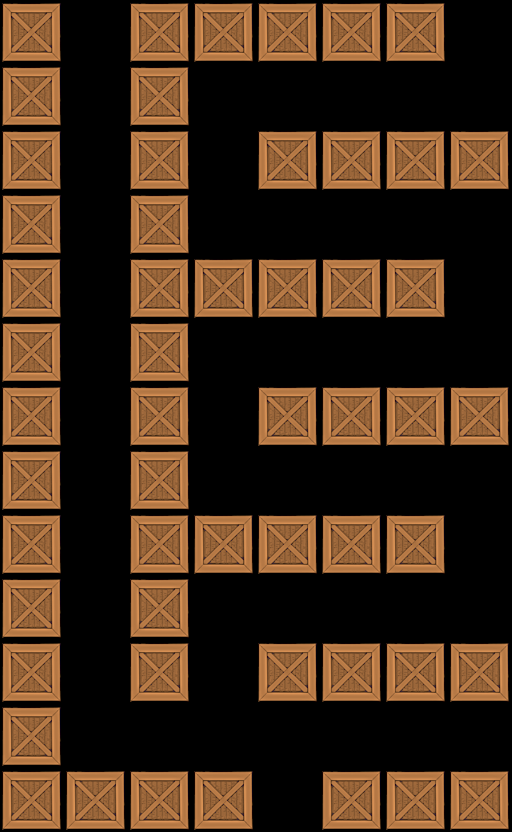

This game map was drawn from its Tiled (.tmx) file and the tilesets committed beside it. A one-line description and the trimmed map source follow:
An orthogonal 8x13 tile map with 64x64 px tiles, 1 tile layer (Tile Layer 1).

<map version="1.0" orientation="orthogonal" width="8" height="13" tilewidth="64" tileheight="64">
 <tileset firstgid="1" name="crate" tilewidth="64" tileheight="64">
  <image source="../../crate4.png" width="64" height="64" />
 </tileset>
 <layer name="Tile Layer 1" width="8" height="13">
  <data>[104 cells, 54 non-empty, 1 distinct tile ids]</data>
 </layer>
</map>
